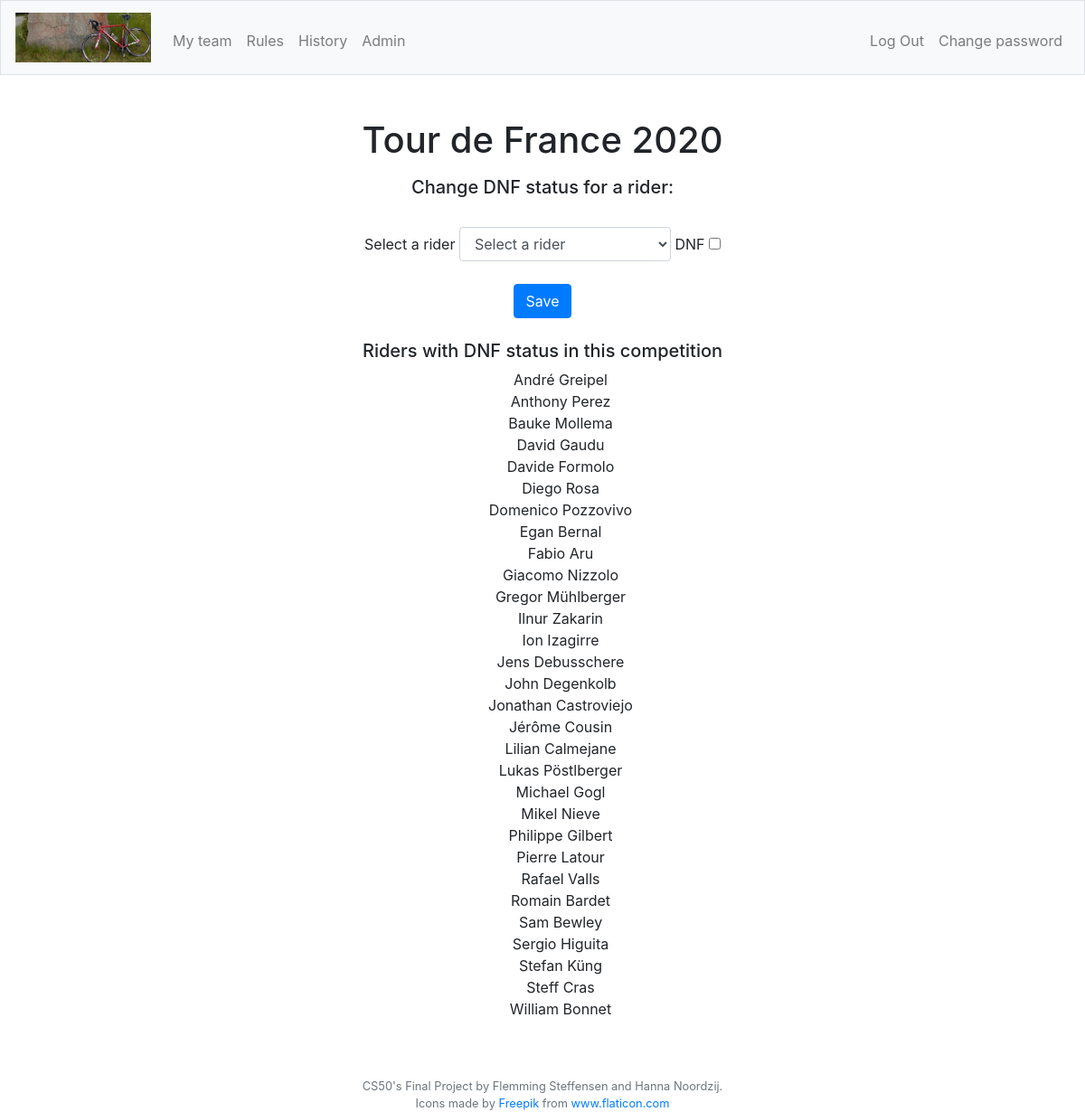
/DNF?activecomp=2 (signed in), run on the app's committed database.
### tables this page shows
CREATE TABLE "competitions" (
	"id"	INTEGER NOT NULL UNIQUE,
	"racetype_id"	INTEGER NOT NULL,
	"year"	TEXT NOT NULL,
	"startdate"	TEXT NOT NULL,
	"reg_active"	INTEGER NOT NULL,
	"reg_stop"	TEXT NOT NULL,
	"racedays"	INTEGER NOT NULL,
	"total_price"	INTEGER NOT NULL DEFAULT 0,
	"min_outsider"	INTEGER NOT NULL DEFAULT 0,
	PRIMARY KEY("id" AUTOINCREMENT),
	FOREIGN KEY("racetype_id") REFERENCES "racetypes"("id")
);

CREATE TABLE "riders" (
	"id"	INTEGER NOT NULL UNIQUE,
	"comp_id"	INTEGER NOT NULL,
	"rider"	TEXT NOT NULL,
	"nationality"	TEXT NOT NULL,
	"rides_for"	TEXT NOT NULL,
	"price"	INTEGER NOT NULL DEFAULT 0,
	"DNF"	INTEGER NOT NULL DEFAULT 0,
	"outsider"	INTEGER NOT NULL DEFAULT 1,
	PRIMARY KEY("id" AUTOINCREMENT),
	FOREIGN KEY("comp_id") REFERENCES "competitions"("id")
);

### app.py (the view, shortened to what this page needs)
@app.route("/DNF", methods=["GET", "POST"])
@login_required
def DNF():
    if request.method == "GET":
        role = getRole()
        compid = request.args.get('activecomp', None)
        comps = db.execute("SELECT id, racetype_id, year FROM competitions WHERE id = :compid", compid=compid)
        riders = db.execute("SELECT ri.id, ri.rider, ri.DNF FROM riders ri WHERE ri.comp_id = :compid ORDER BY ri.rider ASC", compid=compid)
        dnfriders = db.execute("SELECT id, rider, DNF FROM riders WHERE comp_id = :compid AND DNF = 1 ORDER BY rider ASC", compid=compid)
        return render_template("DNF.html", role=role, riders=riders, compid=compid, comps=comps, dnfriders = dnfriders)

### app.py (called while the page is built)
@app.after_request
def after_request(response):
    response.headers["Cache-Control"] = "no-cache, no-store, must-revalidate"
    response.headers["Expires"] = 0
    response.headers["Pragma"] = "no-cache"
    return response

### helpers.py (called while the page is built)
def login_required(f):
    @wraps(f)
    def decorated_function(*args, **kwargs):
        if session.get("user_id") is None:
            return redirect("/login")
        return f(*args, **kwargs)
    return decorated_function

def getRole():
    role = db.execute("SELECT role FROM users WHERE id = :userid", userid=session["user_id"])
    role2 = role[0]["role"]
    return role2

### templates/DNF.html (shortened to what this page needs)
{% extends "layout.html" %}
{% block adminNav %}
    {% if role == 2 %}
        <li class="nav-item"><a class="nav-link" href="/admin">Admin</a></li>
    {% endif %}
{% endblock %}
{% block main %}
    {% if riders %}
        {% for comp in comps %}
            <div>
                {% if comp.racetype_id == 1 %}
                    <h1 class="">Tour de France {{comp.year}}</h1>
                {% elif comp.racetype_id == 2 %}
                    <h1 class="">Giro d'Italia {{comp.year}}</h1>
                {% elif comp.racetype_id == 3 %}
                    <h1 class="">Vuelta a España {{comp.year}}</h1>
                {% else %}
                    <h1 class="">Unknown competition</h1>
                {% endif %}
            </div>
            <form id="DNF" action="/DNF" method="post">
                        <div class="col-12">
                            <h5>Change DNF status for a rider:</h5>
                            <br>
                            <label for="rider">Select a rider</label>
                            <select class="form-control" name="rider" id="rider">
                                <option selected style="font-style: italic;">Select a rider</option>
                            </select>
                            <label for="riderDNF">DNF</label>
                            <input type="checkbox" value="0" id="riderDNF" name="riderDNF">
                        </div>
                <br>
                <button class="btn btn-primary" type="submit">Save</button>
            </form>
            <div class="col-12">
                <br>
                {% if dnfriders %}
                    <h5>Riders with DNF status in this competition</h5>
                    <ul style="list-style-type:none">
                    {% for dnfrider in dnfriders %}
                        <li>{{ dnfrider.rider }}</li>
                    {% endfor %}
                    </ul>
                {% endif %}
            </div>
        {% endfor %}
    {% endif %}
{% endblock %}

### static/styles.css (style rules this page uses)
main .form-control { display: inline-block; width: auto; }

### data on the page
competitions: year "2020"
riders: rider "André Greipel"
riders: rider "Anthony Perez"
riders: rider "Bauke Mollema"
riders: rider "David Gaudu"
riders: rider "Davide Formolo"
riders: rider "Diego Rosa"
riders: rider "Domenico Pozzovivo"
riders: rider "Egan Bernal"
riders: rider "Fabio Aru"
riders: rider "Giacomo Nizzolo"
riders: rider "Gregor Mühlberger"
riders: rider "Ilnur Zakarin"
riders: rider "Ion Izagirre"
riders: rider "Jens Debusschere"
riders: rider "John Degenkolb"
riders: rider "Jonathan Castroviejo"
riders: rider "Jérôme Cousin"
riders: rider "Lilian Calmejane"
riders: rider "Lukas Pöstlberger"
riders: rider "Michael Gogl"
riders: rider "Mikel Nieve"
riders: rider "Philippe Gilbert"
riders: rider "Pierre Latour"
riders: rider "Rafael Valls"
riders: rider "Romain Bardet"
riders: rider "Sam Bewley"
riders: rider "Sergio Higuita"
riders: rider "Stefan Küng"
riders: rider "Steff Cras"
riders: rider "William Bonnet"
